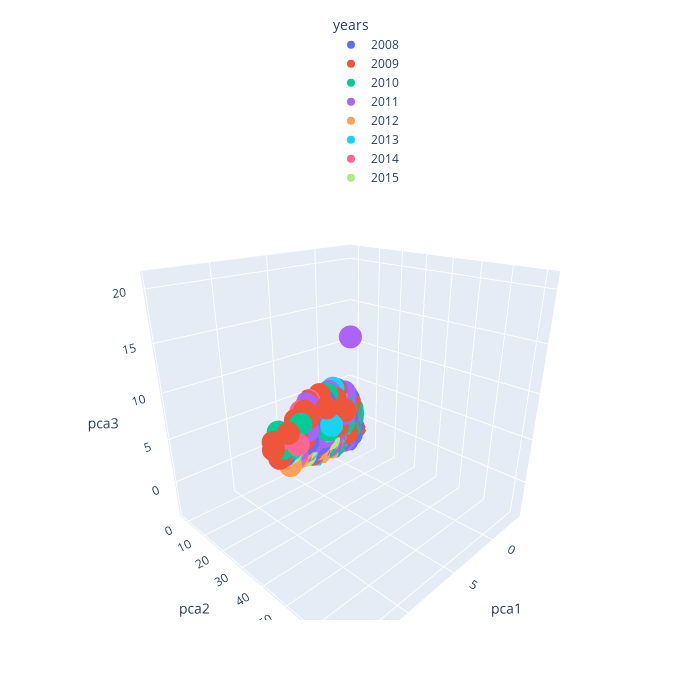

Here is the notebook cell this chart was saved with:
### Markdown cell above
### 2.3 Plot PCA in 3D

### Code cell
# 3D PCA
#total_var = pca.explained_variance_ratio_.sum() * 100
fig = px.scatter_3d(
    df, x='pca1', y='pca2', z='pca3', color='years',
    #title=f'Total Explained Variance: {total_var:.2f}%',
    #labels={'0': 'PC 1', '1': 'PC 2', '2': 'PC 3'}
)
fig.update_layout(legend=dict(
    orientation="v",
    yanchor="bottom",
    y=1,
    xanchor="right",
    x=0.6
),width=700, height=700, scene_camera_eye_z=0.8)
fig.show()

### Figure 1 — Plotly figure (JSON) as saved in the notebook; plotly's stock layout.template omitted (floating-point values rounded to 4 significant figures; data arrays with more than 128 entries replaced by an {"elided": "..."} marker saying what was removed)
{"data": [{"hovertemplate": "years=2008<br>pca1=%{x}<br>pca2=%{y}<br>pca3=%{z}<extra></extra>", "legendgroup": "2008", "marker": {"color": "#636efa", "symbol": "circle"}, "mode": "markers", "name": "2008", "scene": "scene", "showlegend": true, "type": "scatter3d", "x": {"elided": "1005 float values"}, "y": {"elided": "1005 float values"}, "z": {"elided": "1005 float values"}}, {"hovertemplate": "years=2009<br>pca1=%{x}<br>pca2=%{y}<br>pca3=%{z}<extra></extra>", "legendgroup": "2009", "marker": {"color": "#EF553B", "symbol": "circle"}, "mode": "markers", "name": "2009", "scene": "scene", "showlegend": true, "type": "scatter3d", "x": {"elided": "1036 float values"}, "y": {"elided": "1036 float values"}, "z": {"elided": "1036 float values"}}, {"hovertemplate": "years=2010<br>pca1=%{x}<br>pca2=%{y}<br>pca3=%{z}<extra></extra>", "legendgroup": "2010", "marker": {"color": "#00cc96", "symbol": "circle"}, "mode": "markers", "name": "2010", "scene": "scene", "showlegend": true, "type": "scatter3d", "x": {"elided": "687 float values"}, "y": {"elided": "687 float values"}, "z": {"elided": "687 float values"}}, {"hovertemplate": "years=2011<br>pca1=%{x}<br>pca2=%{y}<br>pca3=%{z}<extra></extra>", "legendgroup": "2011", "marker": {"color": "#ab63fa", "symbol": "circle"}, "mode": "markers", "name": "2011", "scene": "scene", "showlegend": true, "type": "scatter3d", "x": {"elided": "606 float values"}, "y": {"elided": "606 float values"}, "z": {"elided": "606 float values"}}, {"hovertemplate": "years=2012<br>pca1=%{x}<br>pca2=%{y}<br>pca3=%{z}<extra></extra>", "legendgroup": "2012", "marker": {"color": "#FFA15A", "symbol": "circle"}, "mode": "markers", "name": "2012", "scene": "scene", "showlegend": true, "type": "scatter3d", "x": {"elided": "213 float values"}, "y": {"elided": "213 float values"}, "z": {"elided": "213 float values"}}, {"hovertemplate": "years=2013<br>pca1=%{x}<br>pca2=%{y}<br>pca3=%{z}<extra></extra>", "legendgroup": "2013", "marker": {"color": "#19d3f3", "symbol": "circle"}, "mode": "markers", "name": "2013", "scene": "scene", "showlegend": true, "type": "scatter3d", "x": {"elided": "142 float values"}, "y": {"elided": "142 float values"}, "z": {"elided": "142 float values"}}, {"hovertemplate": "years=2014<br>pca1=%{x}<br>pca2=%{y}<br>pca3=%{z}<extra></extra>", "legendgroup": "2014", "marker": {"color": "#FF6692", "symbol": "circle"}, "mode": "markers", "name": "2014", "scene": "scene", "showlegend": true, "type": "scatter3d", "x": {"elided": "132 float values"}, "y": {"elided": "132 float values"}, "z": {"elided": "132 float values"}}, {"hovertemplate": "years=2015<br>pca1=%{x}<br>pca2=%{y}<br>pca3=%{z}<extra></extra>", "legendgroup": "2015", "marker": {"color": "#B6E880", "symbol": "circle"}, "mode": "markers", "name": "2015", "scene": "scene", "showlegend": true, "type": "scatter3d", "x": [-1.074, -0.5985, -0.5174, 1.99, 1.9, 2.002, -1.292, -1.263, -1.886, -1.574, -1.597, -1.531, -1.279, -2.155, -1.861, -1.753, -1.698, -2.009, -1.664, -0.3641, -0.6702, -0.2069, -0.6589, -0.4703, -0.6094, -0.2648, 0.7358, 1.071, 0.9488, 1.525, 0.993, 0.6608, -0.5137, 0.1083, -0.1951, 0.2269, 4.996, 4.876, 4.557, -0.3491, -0.6281, 0.1767, 0.5574, 0.4254, 1.503, 0.6638, -0.1162, 0.2582, 0.5959, 0.3752, 2.942, 2.684, 2.464, 2.774, 5.028, 4.51, 4.524, 4.782, 4.473, 0.2116, 0.1428, 0.3743, 1.782, 1.683, 0.7155, 0.3393, 0.524, 0.7658, 0.3315, 0.2039, 0.5436], "y": [0.4108, 0.6664, 0.1526, 0.05242, 0.4954, 0.389, 1.213, 0.7981, 0.318, 1.311, 1.338, 0.9277, 0.5697, -0.1338, 0.3724, 0.6434, 0.9028, 0.2438, 0.6108, 0.1769, 0.0996, 0.2411, 0.2122, 0.6618, 0.2774, 0.7604, 0.3135, 0.1133, -0.03098, 0.5431, -0.1106, 3.339, -0.6449, 0.4659, 0.5167, 0.07111, -0.4511, -0.8746, -0.4214, 0.8206, 0.5905, -0.2416, -0.6554, 0.1662, 0.9083, -0.325, -0.742, -0.6307, -0.3005, 0.0717, 0.1608, 0.04853, -0.441, 0.3562, 0.5956, -0.8305, -0.5116, -0.374, -0.6952, -0.3046, -0.4678, -0.02187, -0.1084, 0.06665, 1.788, 0.1247, -0.02051, 3.32, 0.6435, 0.3944, 0.5304], "z": [-0.3061, -0.6182, 0.7112, 0.6037, -0.595, 0.0317, -0.4927, -0.1527, 1.88, -0.547, -0.4655, 1.019, 0.1044, 1.726, 1.166, -0.4959, -1.7, 1.546, -0.1489, 0.2292, 0.4541, -0.5519, -0.1365, -1.226, 0.564, -0.6306, -0.5224, 0.1883, 0.5935, -0.2194, 1.846, -1.131, 0.5469, -1.695, -0.7279, 0.7244, -0.3095, 0.02217, -1.594, -1.767, -1.804, 1.335, 1.943, 0.6451, -1.088, 1.497, 1.958, 1.392, 1.955, -0.01134, -2.734, -0.9216, -0.3372, -1.787, 0.06037, 0.7646, -0.5823, -0.8791, 0.3547, 1.246, 1.003, 0.4521, -0.2307, -0.2145, 0.3643, -0.8067, -0.6541, 0.06208, -0.1562, 0.5729, -0.007714]}], "layout": {"height": 700, "legend": {"orientation": "v", "title": {"text": "years"}, "tracegroupgap": 0, "x": 0.6, "xanchor": "right", "y": 1, "yanchor": "bottom"}, "margin": {"t": 60}, "scene": {"camera": {"eye": {"z": 0.8}}, "domain": {"x": [0.0, 1.0], "y": [0.0, 1.0]}, "xaxis": {"title": {"text": "pca1"}}, "yaxis": {"title": {"text": "pca2"}}, "zaxis": {"title": {"text": "pca3"}}}, "width": 700}}
